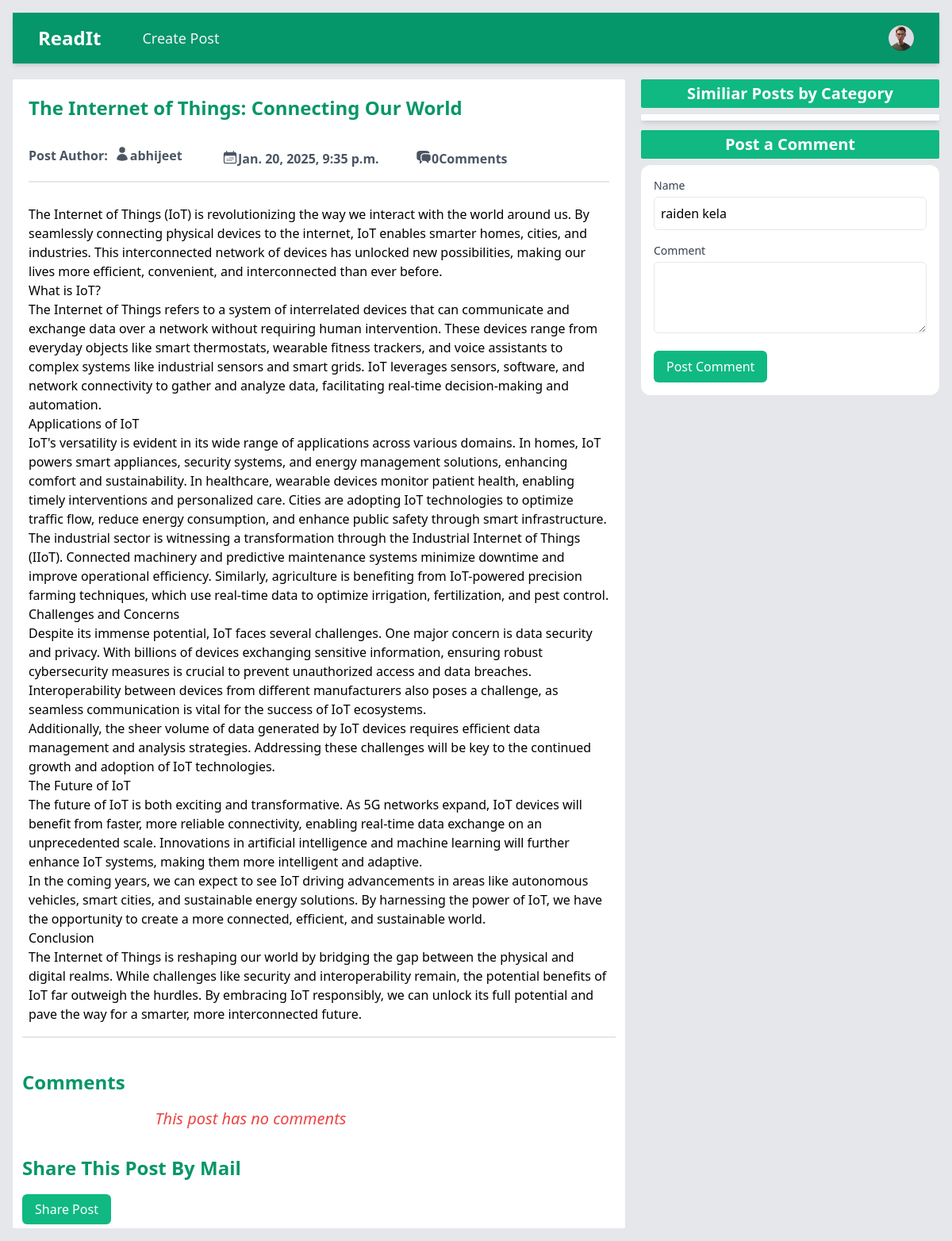
/read_post/c6c4e42b-b559-43a9-a50a-74159d28496d/the-internet-of-things-connecting-our-world/ (signed in), run on the app's committed database.
### base/models.py (models this page shows, shortened)
class Post(models.Model):
    id = models.UUIDField(primary_key=True, max_length=15, editable=False, default=uuid.uuid4)
    title = models.CharField(max_length=250)
    slug = models.SlugField(max_length=250, unique_for_date='created', null=True, blank=True)
    author= models.ForeignKey(User, on_delete= models.CASCADE)
    body = models.TextField()
    image = models.ImageField(upload_to='blog_images/', default='default_blogimage.jpg')
    category = models.CharField(max_length=100)
    created = models.DateTimeField(auto_now=True)
    updated = models.DateTimeField(auto_now=True)
    class Meta:
        ordering = ['-created']
        indexes = [models.Index(fields=['-created'])]

### base/views.py (the view, shortened to what this page needs)
# urls.py: path('read_post/<str:id>/<str:slug>/', views.read_post, name='read_post'),
def read_post(request, id, slug):
    post = Post.objects.get(id=id, slug=slug)
    similar_posts = Post.objects.filter(category=post.category)
    post_comments = Comment.objects.filter(c_post=post)
    return render(request, 'post.html', {
        'post': post,
        'similar_posts': similar_posts,
        'post_comments': post_comments,
    })

### base/templates/post.html (shortened to what this page needs)
{% load static %}
<!DOCTYPE html>
<html lang="en">
<head>
  <link rel="stylesheet" href="{% static 'style.css' %}" />
</head>
<body class="p-4 bg-gray-200">
  <nav class="bg-emerald-600 shadow-md">
    <div class="mx-auto max-w-7xl px-4 sm:px-6 lg:px-8">
      <div class="flex h-16 items-center justify-between">
        <div class="flex items-center">
          <div class="flex-shrink-0">
            <a class="text-2xl font-bold text-white" href="{% url 'home' %}">ReadIt</a>
          </div>
          <div class="hidden md:block">
            <div class="ml-10 flex items-baseline space-x-4">
              {% if user.is_authenticated %}
              <a
                href="{% url 'create_post' %}"
                class="text-gray-100 hover:bg-gray-700 hover:text-white rounded-md px-3 py-2 text-lg font-medium"
                aria-current="page"
                >Create Post</a
              >
              {% endif %}
            </div>
          </div>
        </div>
        <div class="hidden md:block">
          <div class="ml-4 flex items-center md:ml-6">
            {% if user.is_authenticated %}
            <div class="relative ml-3">
              <div>
                <button
                  type="button"
                  class="relative flex max-w-xs items-center rounded-full bg-gray-800 text-sm focus:outline-none focus:ring-2 focus:ring-white focus:ring-offset-2 focus:ring-offset-gray-800"
                  id="user-menu-button"
                  aria-expanded="false"
                  aria-haspopup="true"
                >
                  <span class="absolute -inset-1.5"></span>
                  {% if profile.avatar %}
                  <img
                    class="h-8 w-8 rounded-full"
                    src="{{ profile.avatar.url }}"
                    alt="User Profile Picture"
                  />
                  {% else %}
                  <img
                    class="h-8 w-8 rounded-full"
                    src="{% static 'user.jpg'%}"
                    alt="Default Profile Picture"
                  />
                  {% endif %}
                </button>
              </div>
            </div>
            {% endif %}
          </div>
        </div>
      </div>
    </div>
  </nav>
  <main class="mt-5 grid grid-cols-1 md:grid-cols-2 lg:grid-cols-3 gap-5">
    <section class="bg-white p-3 rounded-sm col-span-1 md:col-span-2 md:h-[80vh] overflow-y-scroll scrollbar-hide">
      <div class="w-full flex flex-col p-2">
        <h2 class="text-2xl font-bold pb-6 text-emerald-600">
          {{ post.title }}
        </h2>
        <div class="w-full py-2 space-y-1 text-md font-semibold text-gray-600 grid grid-cols-13 md:grid-cols-3">
          <div class="flex">
            <p class="mr-2">Post Author:</p>
            <a href="{% url 'profile' post.author.username post.author.id %}">
              {{ post.author }}
            </a>
          </div>
          <div class="flex">
            <p>{{ post.created }}</p>
          </div>
          <div class="flex">
            <p>{{ post.comments.count }}Comments</p>
          </div>
        </div>
        <hr class="border w-full my-2 border-gray-200" />
        <div class="w-full">
          <p class="text-left mt-5 text-gray-700">
            {{ post.body|linebreaks }}
          </p>
        </div>
      </div>
      <hr class="border w-full my-2 border-gray-200" />
      <div class="max-w-xl py-8">
        <h2 class="text-2xl text-emerald-600 font-bold mb-4">Comments</h2>
        {% for comment in post_comments %}
        <div class="bg-white shadow-md rounded p-4 mb-4">
          <div class="flex justify-between mb-2">
            <div class="text-gray-600">{{ comment.author }}</div>
            <div class="text-gray-400 flex gap-2">
              {% if user == comment.registered_user %}
              <a href="{% url 'update_comment' comment.id %}" class="text-emerald-600 rounded-xl hover:bg-emerald-100 p-2"><svg
                  xmlns="http://www.w3.org/2000/svg" fill="none" viewBox="0 0 24 24" stroke-width="1.5"
                  stroke="currentColor" class="w-6 h-6">
                  <path stroke-linecap="round" stroke-linejoin="round"
                    d="M16.862 4.487l1.687-1.688a1.875 1.875 0 112.652 2.652L10.582 16.07a4.5 4.5 0 01-1.897 1.13L6 18l.8-2.685a4.5 4.5 0 011.13-1.897l8.932-8.931zm0 0L19.5 7.125M18 14v4.75A2.25 2.25 0 0115.75 21H5.25A2.25 2.25 0 013 18.75V8.25A2.25 2.25 0 015.25 6H10" />
                </svg>
              </a>
              <a href="{% url 'delete_comment' comment.id %}" class="text-red-600 p-2 rounded-xl hover:bg-red-100">
                <svg xmlns="http://www.w3.org/2000/svg" fill="none" viewBox="0 0 24 24" stroke-width="1.5"
                  stroke="currentColor" class="w-6 h-6">
                  <path stroke-linecap="round" stroke-linejoin="round"
                    d="M14.74 9l-.346 9m-4.788 0L9.26 9m9.968-3.21c.342.052.682.107 1.022.166m-1.022-.165L18.16 19.673a2.25 2.25 0 01-2.244 2.077H8.084a2.25 2.25 0 01-2.244-2.077L4.772 5.79m14.456 0a48.108 48.108 0 00-3.478-.397m-12 .562c.34-.059.68-.114 1.022-.165m0 0a48.11 48.11 0 013.478-.397m7.5 0v-.916c0-1.18-.91-2.164-2.09-2.201a51.964 51.964 0 00-3.32 0c-1.18.037-2.09 1.022-2.09 2.201v.916m7.5 0a48.667 48.667 0 00-7.5 0" />
                </svg>
              </a>
              {% endif %}
            </div>
          </div>
          <div class="text-gray-500 text-sm mb-2">
            Posted on {{ comment.created }} ({{ comment.created|timesince }} ago)
          </div>
          <p class="text-gray-800">
            {{ comment.body }}
          </p>
        </div>
        {% empty %}
        <h1 class="text-red-500 text-center font-medium text-xl italic">
          This post has no comments
        </h1>
        {% endfor %}
      </div>
      <h2 class="text-2xl capitalize font-bold pb-6 text-emerald-600">
        Share this post by mail
      </h2>
      <a href="{% url 'share_post' post.id %}"
        class="bg-emerald-500 text-white px-4 py-2 rounded-md hover:bg-emerald-600 focus:outline-none focus:ring focus:border-emerald-300">
        Share Post
      </a>
    </section>
    <section class="flex flex-col gap-2 md:h-[80vh]">
      <h1 class="bg-emerald-500 w-full font-semibold text-xl text-center py-1 rounded-sm text-white">
        Similiar Posts by Category
      </h1>
      <div class="w-full h-[25vh] overflow-y-scroll scrollbar-hide rounded-sm shadow-md bg-white flex flex-col p-1">
      </div>
      <div class="flex flex-col mt-1 order-first lg:order-last">
        <h1 class="bg-emerald-500 w-full font-semibold text-xl text-center py-1 mb-2 rounded-sm text-white">
          Post a Comment
        </h1>
        <form method="post" class="space-y-4 bg-white p-4 rounded-xl">
          <div>
            <label for="name" class="block text-sm font-medium text-gray-700">Name</label>
            {% if user.is_authenticated %}
            <input type="text" id="name" name="name" value="{{ user.first_name }} {{ user.last_name }}" required
              readonly
              class="mt-1 p-2 border w-full rounded-md focus:outline-none focus:ring-emerald-400 focus:border-emerald-300" />
            {% else %}
            <input type="text" id="name" name="name" required
              class="mt-1 p-2 border w-full rounded-md focus:outline-none focus:ring-emerald-400 focus:border-emerald-300" />
            {% endif %}
          </div>
          <div>
            <label for="comment" class="block text-sm font-medium text-gray-700">Comment</label>
            <textarea id="comment" name="comment" rows="3" required
              class="mt-1 p-2 border w-full rounded-md focus:outline-none focus:ring-emerald-400 focus:border-emerald-300"></textarea>
          </div>
          <div>
            <button type="submit"
              class="px-4 py-2 bg-emerald-500 text-white rounded-md hover:bg-emerald-600 focus:outline-none focus:ring-emerald-200">
              Post Comment
            </button>
          </div>
        </form>
      </div>
    </section>
  </main>
  </body>
</html>

### data on the page
Post: title "The Internet of Things: Connecting Our World", author "abhijeet", created "Jan. 20, 2025, 9:35 p.m.", comments.count "0", body "The Internet of Things (IoT) is revolutionizing the way we interact with the world around us. By seamlessly connecting physical devices to the internet, IoT enables smarter homes, cities, and industries. This interconnected network of devices has unlocked new possibilities, making our lives more efficient, convenient, and interconnected than ever before. What is IoT? The Internet of Things refers to a system of interrelated devices that can communicate and exchange data over a network without requiring human intervention. These devices range from everyday objects like smart thermostats, wearable fitness trackers, and voice assistants to complex systems like industrial sensors and smart…"
